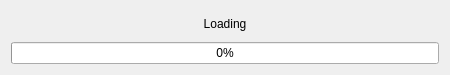
<?xml version="1.0" encoding="UTF-8"?>
<ui version="4.0">
 <class>LoadingScreen</class>
 <widget class="QWidget" name="LoadingScreen">
  <property name="geometry">
   <rect>
    <x>0</x>
    <y>0</y>
    <width>450</width>
    <height>75</height>
   </rect>
  </property>
  <property name="windowTitle">
   <string>Loading Items</string>
  </property>
  <layout class="QVBoxLayout" name="verticalLayout">
   <item>
    <widget class="QLabel" name="label">
     <property name="text">
      <string>Loading</string>
     </property>
     <property name="alignment">
      <set>Qt::AlignCenter</set>
     </property>
    </widget>
   </item>
   <item>
    <widget class="QProgressBar" name="progressBar">
     <property name="value">
      <number>0</number>
     </property>
    </widget>
   </item>
  </layout>
 </widget>
 <resources/>
 <connections/>
</ui>
